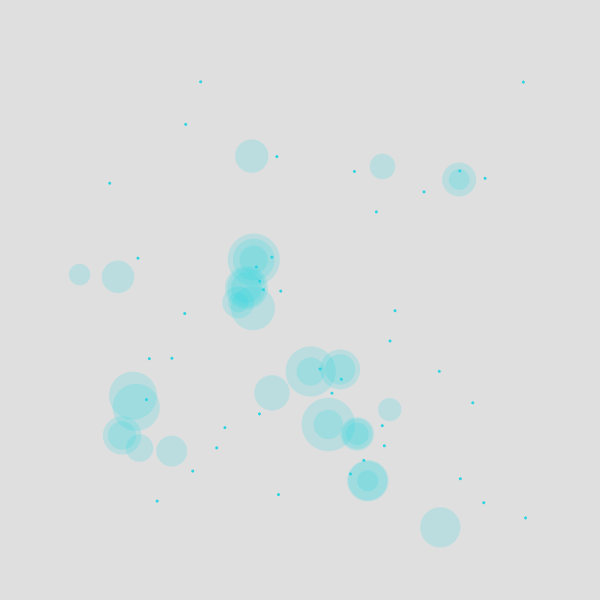
Frame 1 (no input)
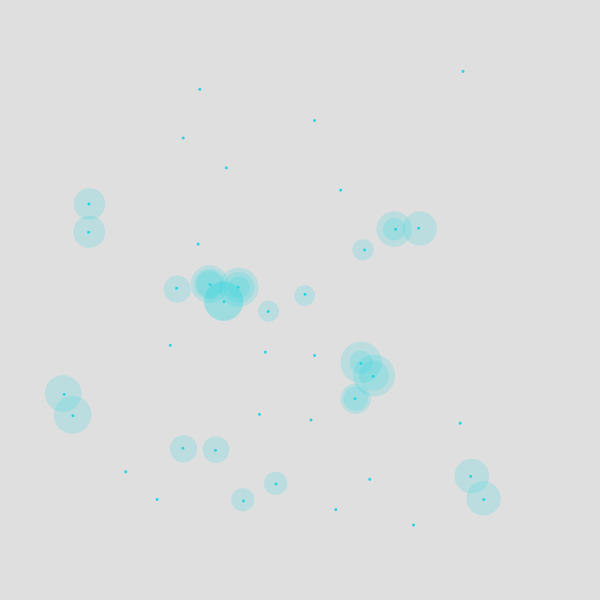
Frame 60 (the mouse pressed at the canvas centre just before this capture)
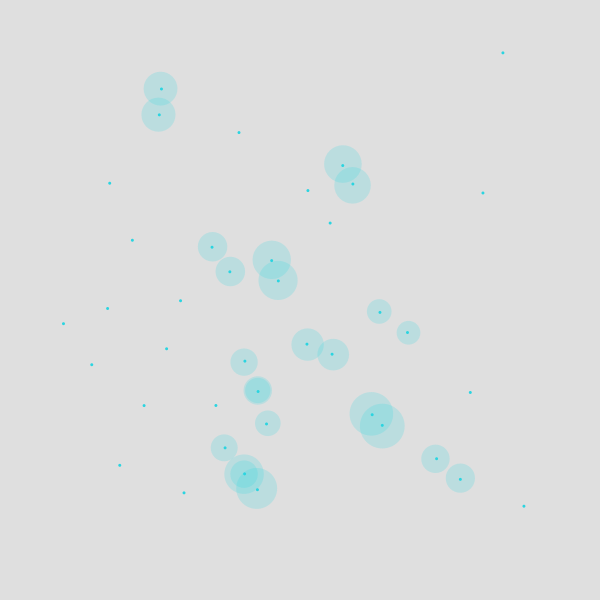
Frame 120 (the mouse held since frame 60 and released just before this capture)

The Processing sketch that drew these frames (run headless with seeded random() and noise(); from frame 60 on, the mouse is pressed at the canvas centre):

// Processing sketch: sketch_008
// ── sketch_008.pde
int fc, num = 40, edge = 75;
ArrayList ballCollection; 
boolean save = false;
color c1 = #FBFC1B;
color c2 = #6FFF00;
color c3 = #FF1D15;
color c4 = #02FFB7;
color c5 = #2bd4e0;
color c  = #2bd4e0;
int time = 0;

void setup() {
  size(600, 600);
  background(0);
  ballCollection = new ArrayList();
  createStuff();
}

void draw() {
  background(#dfdfdf);
  for (int i=0; i<ballCollection.size(); i++) {
    Ball mb = (Ball) ballCollection.get(i);
    mb.run();
  }
}

void mouseReleased() {
  createStuff();
  time++;
  switch (time%5){
    case 1 : c = c1; break;
    case 2 : c = c2; break;
    case 3 : c = c3; break;
    case 4 : c = c4; break;
    case 0 : c = c5; break;
  } 
}

void createStuff() {
  ballCollection.clear();
  for (int i=0; i<num; i++) {
    PVector org = new PVector(random(edge, width-edge), random(edge, height-edge));
    float radius = random(20, 60);
    PVector loc = new PVector(org.x+radius, org.y);
    float offSet = random(TWO_PI);
    int dir = 1;
    float r = random(1);
    if (r>.5) dir =-1;
    Ball myBall = new Ball(org, loc, radius, dir, offSet);
    ballCollection.add(myBall);
  }
}

class Ball {

  PVector org, loc;
  float sz = 3;
  float theta, radius, offSet, distance;
  int s, dir, d = 40;

  Ball(PVector _org, PVector _loc, float _radius, int _dir, float _offSet) {
    org = _org;
    loc = _loc;
    radius = _radius;
    dir = _dir;
    offSet = _offSet;
  }

  void run() {
    display();
    move();
    lineBetween();
  }

  void move() {
    loc.x = org.x + sin(theta+offSet)*radius;
    loc.y = org.y + cos(theta+offSet)*radius;
    theta += (0.0523/2*dir);
  }

  void lineBetween() {
    for (int i=0; i<ballCollection.size(); i++) {
      Ball other = (Ball) ballCollection.get(i);
      distance = loc.dist(other.loc);
      if (distance >0 && distance < d) {
        fill(c,50);
        stroke(255, 200);
        noStroke();
        ellipse(loc.x, loc.y, d+20-distance, d+20-distance);
      }
    }
  }

  void display() {
    noStroke();
    fill(c, 255);
    ellipse(loc.x, loc.y, sz, sz);
  }
}
